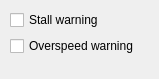
              <widget class="QWidget" name="warningTab">
               <attribute name="title">
                <string>Warnings</string>
               </attribute>
               <widget class="QWidget" name="formLayoutWidget">
                <property name="geometry">
                 <rect>
                  <x>10</x>
                  <y>10</y>
                  <width>140</width>
                  <height>60</height>
                 </rect>
                </property>
                <property name="styleSheet">
                 <string/>
                </property>
                <layout class="QFormLayout" name="formLayout">
                 <property name="sizeConstraint">
                  <enum>QLayout::SetDefaultConstraint</enum>
                 </property>
                 <property name="rowWrapPolicy">
                  <enum>QFormLayout::WrapAllRows</enum>
                 </property>
                 <property name="labelAlignment">
                  <set>Qt::AlignLeading|Qt::AlignLeft|Qt::AlignVCenter</set>
                 </property>
                 <property name="formAlignment">
                  <set>Qt::AlignLeading|Qt::AlignLeft|Qt::AlignTop</set>
                 </property>
                 <property name="horizontalSpacing">
                  <number>0</number>
                 </property>
                 <property name="verticalSpacing">
                  <number>6</number>
                 </property>
                 <item row="0" column="0">
                  <widget class="QCheckBox" name="cbStallWarning">
                   <property name="sizePolicy">
                    <sizepolicy hsizetype="Fixed" vsizetype="Preferred">
                     <horstretch>0</horstretch>
                     <verstretch>0</verstretch>
                    </sizepolicy>
                   </property>
                   <property name="styleSheet">
                    <string notr="true"/>
                   </property>
                   <property name="text">
                    <string>Stall warning</string>
                   </property>
                  </widget>
                 </item>
                 <item row="1" column="0">
                  <widget class="QCheckBox" name="cbOverspeedWarning">
                   <property name="sizePolicy">
                    <sizepolicy hsizetype="Preferred" vsizetype="Preferred">
                     <horstretch>0</horstretch>
                     <verstretch>0</verstretch>
                    </sizepolicy>
                   </property>
                   <property name="styleSheet">
                    <string notr="true"/>
                   </property>
                   <property name="text">
                    <string>Overspeed warning</string>
                   </property>
                  </widget>
                 </item>
                </layout>
               </widget>
              </widget>
